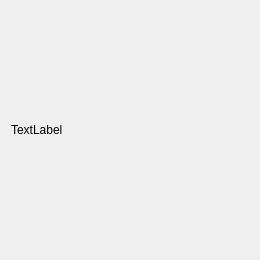
<?xml version="1.0" encoding="UTF-8"?>
<ui version="4.0">
 <class>QWaiting</class>
 <widget class="QWidget" name="QWaiting">
  <property name="geometry">
   <rect>
    <x>0</x>
    <y>0</y>
    <width>260</width>
    <height>260</height>
   </rect>
  </property>
  <property name="windowTitle">
   <string>Form</string>
  </property>
  <layout class="QGridLayout" name="gridLayout">
   <item row="0" column="0">
    <widget class="QLabel" name="label">
     <property name="text">
      <string>TextLabel</string>
     </property>
    </widget>
   </item>
  </layout>
 </widget>
 <resources/>
 <connections/>
</ui>
